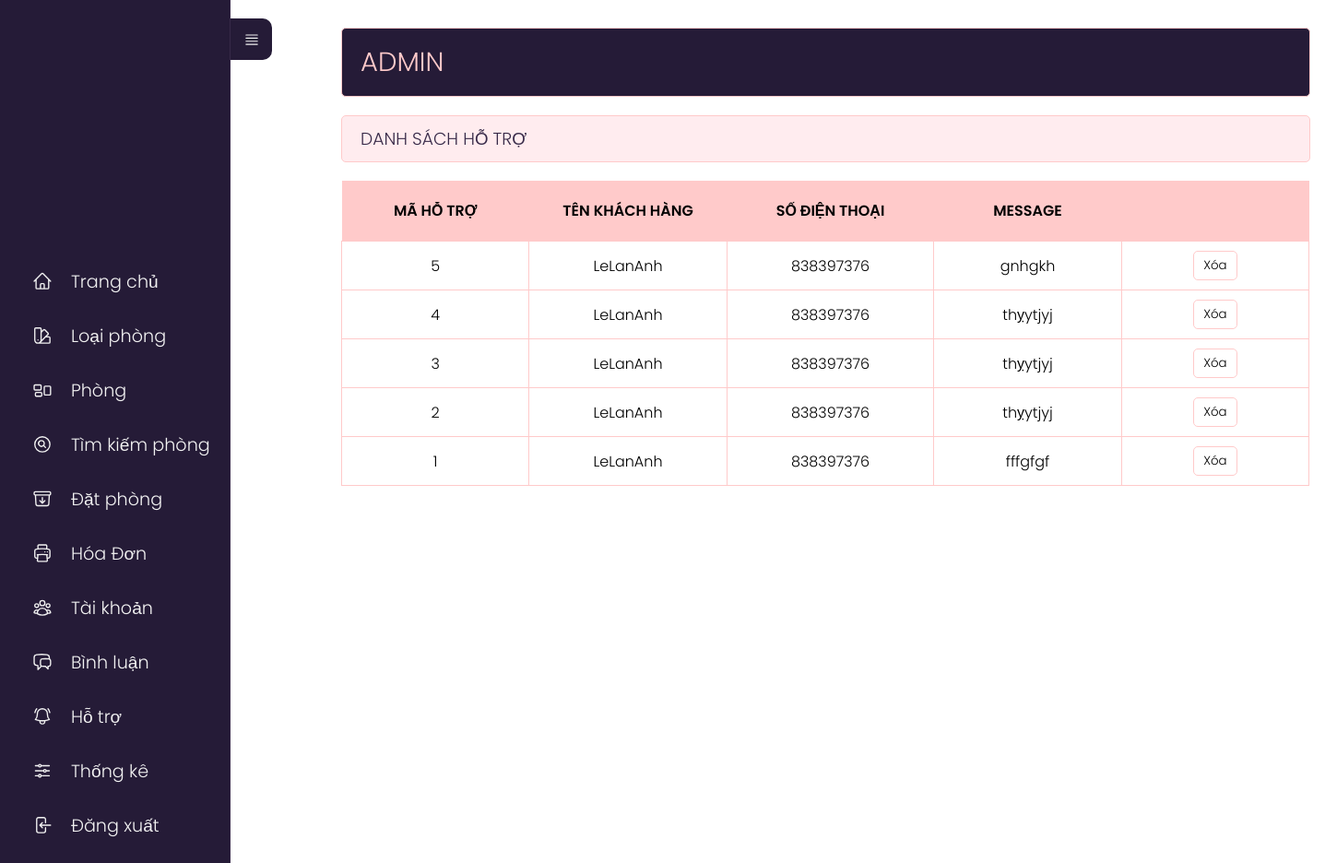
Page /admin/index.php?act=dsht on the committed database.
### tables this page shows
CREATE TABLE `hotro` (
  `id_hotro` int(11) NOT NULL,
  `name_user` varchar(255) NOT NULL,
  `tel` int(10) NOT NULL,
  `ghichu` text NOT NULL
);

### model/pdo.php (called while the page is built, shortened)
<?php
function pdo_get_connection(){
    $dburl = "mysql:host=localhost;dbname=khachsan;charset=utf8";
    $user = 'root';
    $password = '';
    $conn = new PDO($dburl, $user, $password);
    $conn->setAttribute(PDO::ATTR_ERRMODE, PDO::ERRMODE_EXCEPTION);
    return $conn;
}
function pdo_query($sql){
    $sql_args = array_slice(func_get_args(), 1);
    try{
        $conn = pdo_get_connection();
        $stmt = $conn->prepare($sql);
        $stmt->execute($sql_args);
        $rows = $stmt->fetchAll();
        return $rows;
    }
    catch(PDOException $e){
        throw $e;
    }
    finally{
        unset($conn);
    }
}

### model/hotro.php (called while the page is built, shortened)
<?php
    function loadall_hotro($id){
        $sql="select * from hotro where 1";
        $sql.=" order by id_hotro desc";
        $listhotro=pdo_query($sql);
        return $listhotro;
    }
?>

### admin/hotro/list.php (the view, shortened to what this page needs)
<div class="row">
    <div class="row mb headeradmin" style="width:143%;">
        <h1 style="padding: 15px 0;">ADMIN </h1>
    </div>
    <div class="row formtittle" style="width:143%;">
        <h3>DANH SÁCH HỖ TRỢ</h3>
    </div>
    <div class="row formcontent">
        <form action="index.php?act=thongke" method="post">
            <div class="row mb10 formdshanghoa" style="width:1050px;">
                <table>
                    <tr>
                        <th>MÃ HỖ TRỢ</th>
                        <th>TÊN KHÁCH HÀNG</th>
                        <th>SỐ ĐIỆN THOẠI</th>
                        <th>MESSAGE</th>
                        <th style="background-color: #FFCACA;"></th>
                    </tr>
                    <?php
                    foreach ($listhotro as $hotro) {
                        extract($hotro);
                        $xoaht = "index.php?act=xoaht&id=" . $id_hotro;
                        echo '<tr>
                                        <td>' . $id_hotro . '</td>
                                        <td>' . $name_user . '</td>
                                        <td>' . $tel . '</td>
                                        <td>' . $ghichu . '</td>
                                        <td><a onclick="return DELETE()" href="' . $xoaht . '"><input type="button" value="Xóa"></a></td>
                                    </tr>';
                    }
                    ?>
                </table>
            </div>
        </form>
    </div>
</div>
</div>

### view_demo/css/styleadmin.css (style rules this page uses)
* { padding: 0; margin: 0; box-sizing: border-box; font-family: 'Poppins', sans-serif; font-weight: 300; }
body { position: relative; width: 100%; min-height: 150vh; }
.row { float: left; width: 70%; }
.mb { margin-bottom: 20px; }
.mb10 { margin-bottom: 10px; }
.formtk input[type="submit"], .formcontent input[type="submit"], .formcontent input[type="reset"], .formcontent input[type="button"] { border-radius: 5px; padding: 5px 10px; background-color: #ffffff; border: 1px solid #FFCACA; }
.headeradmin { background-color: #251B37; border: 1px solid #FFCACA; color: #FFCACA; border-radius: 5px; padding: 0px 20px; width: 70%; }
.headeradmin h1 { font-size: 2vw; }
.formtittle { background-color: #FFECEF; border: 1px solid #FFCACA; color: #372948; border-radius: 5px; padding: 10px 20px; }
.formcontent { padding: 20px 0; }
table tr th { font-weight: 600; }
.formdshanghoa table { width: 100%; border-collapse: collapse; }
.formdshanghoa table th:nth-child(1) { width: 10%; padding: 20px; background-color: #FFCACA; }
.formdshanghoa table th:nth-child(2) { width: 10%; background-color: #FFCACA; }
.formdshanghoa table th:nth-child(3) { width: 10%; background-color: #FFCACA; }
.formdshanghoa table th:nth-child(4) { width: 10%; background-color: #FFCACA; }
.formdshanghoa table th:nth-child(5) { width: 10%; background-color: #FFCACA; }
.formdshanghoa table td { border: 1px solid #FFCACA; padding: 10px 20px; text-align: center; }

### rows in the picture
hotro: id_hotro "5", name_user "LeLanAnh", tel "838397376", ghichu "gnhgkh"
hotro: id_hotro "4", name_user "LeLanAnh", tel "838397376", ghichu "thỵytjyj"
hotro: id_hotro "3", name_user "LeLanAnh", tel "838397376", ghichu "thỵytjyj"
hotro: id_hotro "2", name_user "LeLanAnh", tel "838397376", ghichu "thỵytjyj"
hotro: id_hotro "1", name_user "LeLanAnh", tel "838397376", ghichu "fffgfgf"
